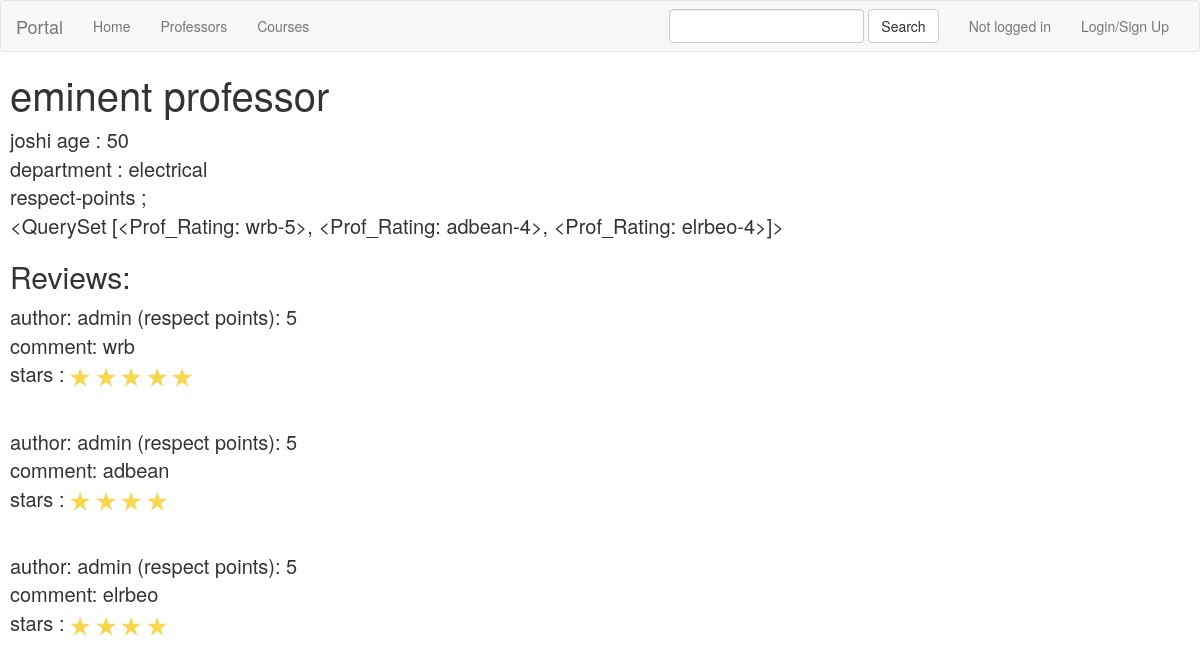
The page /professors/2/ on the database its author committed.
### professors/models.py (models this page shows, shortened)
class Professor(models.Model):
    name = models.CharField(max_length=100)
    age = models.IntegerField()
    department = models.CharField(max_length=100)

class Prof_Rating(models.Model):
    datetime = models.DateTimeField(default=datetime.now)
    comment = models.CharField(max_length=1000)
    stars = models.IntegerField(default=1,validators=[MaxValueValidator(5), MinValueValidator(1)])
    professor = models.ForeignKey(Professor, on_delete=models.CASCADE)
    user = models.ForeignKey(User,default=None,on_delete=models.CASCADE)
    postAnonymously = models.BooleanField(default=False)
    liked_by = models.ManyToManyField(User,related_name='all_liked_profrating')
    reported = models.BooleanField(default=False)
    last_reported_time = models.DateTimeField(default=now,blank=True)
    def __str__(self):
        return str(self.comment) + '-' + str(self.stars)

### users/models.py (models this page shows)
class UserProfile(models.Model):
    respect_points = models.IntegerField(default=0)
    user = models.OneToOneField(User, on_delete=models.CASCADE)
    is_banned = models.BooleanField(default=False)

### professors/views.py (the view)
# urls.py: url(r'^(?P<pk>[0-9]+)/$', views.DetailView.as_view(), name='detail'),
class DetailView(generic.DetailView):
    model = Professor
    template_name = 'professors/details.html'
    context_object_name = 'prof'

### professors/templates/professors/details.html (shortened to what this page needs)
{% extends 'root/base.html' %}
{% block body %}
<h1>eminent professor</h1>
<p>
    {{ prof.name}}
    age : {{ prof.age}}<br>
    department : {{prof.department}}<br>
    respect-points ; {{prof.respect_points}}<br>
    {{ prof.prof_rating_set.all }}<br>
</p>
<h2>Reviews:</h2>
{% for rating in prof.prof_rating_set.all %}
    <p> author:
        {% if not rating.postAnonymously or user.is_superuser %}
            {{ rating.user.username }}
            (respect points): {{rating.user.userprofile.respect_points}}
        {% endif %}
        <br>
        comment: {{ rating.comment }}
        <br>
        stars :
        {% for _ in ''|center:rating.stars %}
            <img id ="star" height="20px" width="20px">
        {% endfor %}<br>
        <br>
    </p>
{% endfor %}
{% endblock %}

### root/templates/root/base.html (style rules this page uses)
p { font-size:20px; }
h1 { font-size:40px; }
h2 { font-size:30px; }

### rows shown on the page
Professor: name "joshi", age "50", department "electrical", prof_rating_set.all "<QuerySet [<Prof_Rating: wrb-5>, <Prof_Rating: adbean-4>, <Prof_Rating: elrbeo-4>]>"
Prof_Rating: user.username "admin", user.userprofile.respect_points "5", comment "wrb"
Prof_Rating: user.username "admin", user.userprofile.respect_points "5", comment "adbean"
Prof_Rating: user.username "admin", user.userprofile.respect_points "5", comment "elrbeo"
